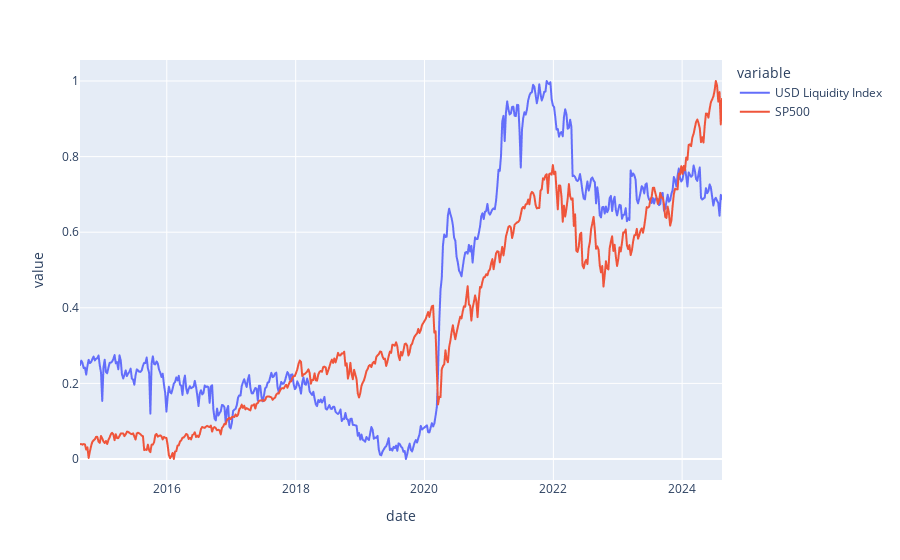

Notebook cell for this chart:
### Markdown cell above
Now they can be easily plotted using the built-in `DataFrame.plot` method.

### Code cell
import pandas as pd

pd.options.plotting.backend = "plotly"
normalized.plot()

### Figure 1 — Plotly figure (JSON) as saved in the notebook; plotly's stock layout.template omitted (floating-point values rounded to 4 significant figures; data arrays with more than 128 entries replaced by an {"elided": "..."} marker saying what was removed)
{"data": [{"hovertemplate": "variable=USD Liquidity Index<br>date=%{x}<br>value=%{y}<extra></extra>", "legendgroup": "USD Liquidity Index", "line": {"color": "#636efa", "dash": "solid"}, "marker": {"symbol": "circle"}, "mode": "lines", "name": "USD Liquidity Index", "showlegend": true, "type": "scattergl", "x": {"elided": "516 str values"}, "xaxis": "x", "y": {"elided": "516 float values"}, "yaxis": "y"}, {"hovertemplate": "variable=SP500<br>date=%{x}<br>value=%{y}<extra></extra>", "legendgroup": "SP500", "line": {"color": "#EF553B", "dash": "solid"}, "marker": {"symbol": "circle"}, "mode": "lines", "name": "SP500", "showlegend": true, "type": "scattergl", "x": {"elided": "516 str values"}, "xaxis": "x", "y": {"elided": "516 float values"}, "yaxis": "y"}], "layout": {"legend": {"title": {"text": "variable"}, "tracegroupgap": 0}, "margin": {"t": 60}, "xaxis": {"anchor": "y", "domain": [0, 1], "title": {"text": "date"}}, "yaxis": {"anchor": "x", "domain": [0, 1], "title": {"text": "value"}}}}
